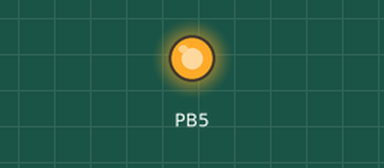
Simulated run of this program. Board: ATmega328P, built with avr-gcc and emulated at 16 MHz. Shown: output pins drawn as LEDs (lit = HIGH).

Above: at 1.5 s.
At 4.5 s:
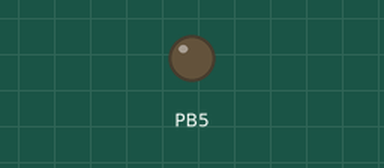
Timing chart, 0 to 7.8 s (numbered marks = the images above):
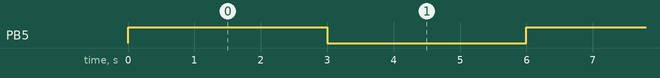

The program:

main.c
```c
/*
 * HW_Blink.c
 *
 * Created: 31-07-2026 15:39:53
 * Author : roseb
 */
#define F_CPU 16000000UL
#include <avr/io.h>
#include <util/delay.h>


int main(void)
{
    DDRB=0b00100000;
    for(;;)
    {
		PORTB=0b00100000;
		_delay_ms(3000);
		PORTB=0b00000000;
		_delay_ms(3000);
    }
}
```

Measured:
- by itself, PB5: alternates HIGH for 3.0 s and LOW for 3.0 s
